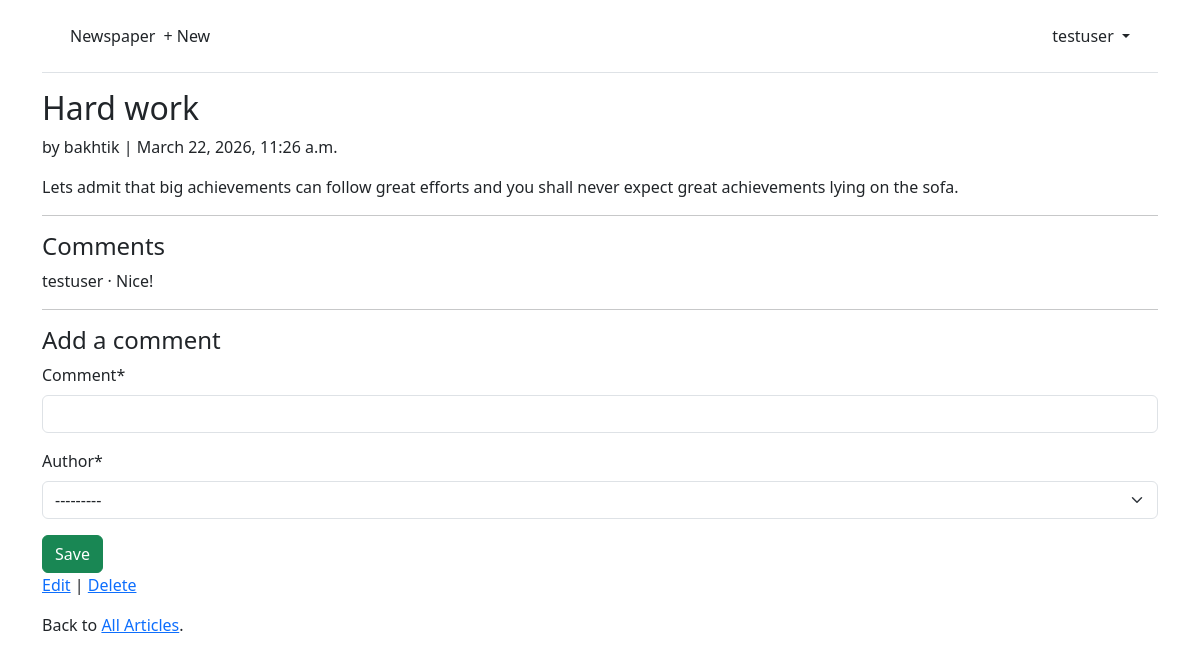
The app's page /articles/3/ (signed in) with its own data.
### accounts/models.py (models this page shows)
class CustomUser(AbstractUser):
    age = models.PositiveIntegerField(null=True, blank=True)

### articles/models.py (models this page shows, shortened)
class Article(models.Model):
    title = models.CharField(max_length=255)
    body = models.TextField()
    date = models.DateTimeField(auto_now_add=True)
    author = models.ForeignKey(
        settings.AUTH_USER_MODEL,
        on_delete=models.CASCADE,
    )

class Comment(models.Model):
    article = models.ForeignKey(Article, on_delete=models.CASCADE)
    comment = models.CharField(max_length=140)
    author = models.ForeignKey(
        settings.AUTH_USER_MODEL,
        on_delete=models.CASCADE,
    )
    def __str__(self):
        return self.comment

### articles/views.py (the view, shortened to what this page needs)
# urls.py: path("<int:pk>/", ArticleDetailView.as_view(), name="article_detail"),
class ArticleDetailView(LoginRequiredMixin, View):
    def get(self, request, *args, **kwargs):
        view = CommentGet.as_view()
        return view(request, *args, **kwargs)

### articles/forms.py
class CommentForm(forms.ModelForm):
    class Meta:
        model = Comment
        fields = ("comment", "author")

### articles/views.py (called while the page is built)
    def get_context_data(self, **kwargs):
        context = super().get_context_data(**kwargs)
        context['form'] = CommentForm()
        return context

### templates/article_detail.html
{% extends "base.html" %}
{% load crispy_forms_tags %}
{% block content %}
<div class="article-entry">
  <h2>{{ object.title }}</h2>
  <p>by {{ object.author }} | {{ object.date }}</p>
  <p>{{ object.body }}</p>
</div>
<hr>
<h4>Comments</h4>
  {% for comment in article.comment_set.all %}
    <p>{{ comment.author }} &middot; {{ comment }}</p>
  {% endfor %}
<hr>
<h4>Add a comment</h4>
<form action="" method="post">{% csrf_token %}
  {{ form|crispy }}
  <button class="btn btn-success ml-2" type="submit">Save</button>
</form>
<p><a href="{% url 'article_edit' article.pk %}">Edit</a> |
<a href="{% url 'article_delete' article.pk %}">Delete</a></p>
<p>Back to <a href="{% url 'article_list' %}">All Articles</a>.</p>
{% endblock content %}

### templates/base.html (shortened to what this page needs)
<!DOCTYPE html>
<html>
  <head>
    <link href="https://cdn.jsdelivr.net/npm/bootstrap@5.3.8/dist/css/bootstrap.min.css" rel="stylesheet">
  </head>
  <body>
    <div class="container">
      <header class="p-3 mb-3 border-bottom">
        <div class="container">
          <div class="d-flex flex-wrap align-items-center justify-content-center justify-content-lg-start">
            <a class="navbar-brand" href="{% url 'home' %}">Newspaper</a>
            <ul class="nav col-12 col-lg-auto me-lg-auto mb-2 justify-content-center mb-md-0">
            {% if user.is_authenticated %}
            <li><a href="{% url 'article_new' %}" class="nav-link px-2 link-dark">+ New</a></li>
            {% endif %}
            </ul>
            {% if user.is_authenticated %}
            <div class="dropdown text-end">
              <a href="#" class="d-block link-dark text-decoration-none dropdown-toggle" id="dropdownUser1" data-bs-toggle="dropdown" aria-expanded="false">
                {{ user.username }}
              </a>
            </div>
            {% else %}
            <div class="text-end">
              <a href="{% url 'login' %}" class="btn btn-outline-primary me-2">Log In</a>
              <a href="{% url 'signup' %}" class="btn btn-primary">Sign Up</a>
            </div>
            {% endif %}
          </div>
        </div>
      </header>
      <main>
        {% block content %}
        {% endblock content %}
      </main>
    </div>
  </body>
</html>

### records on screen
CustomUser: username "testuser"
Article: title "Hard work", author "bakhtik", date "March 22, 2026, 11:26 a.m.", body "Lets admit that big achievements can follow great efforts and you shall never expect great achievements lying on the sofa."
Comment: author "testuser", comment "Nice!"
